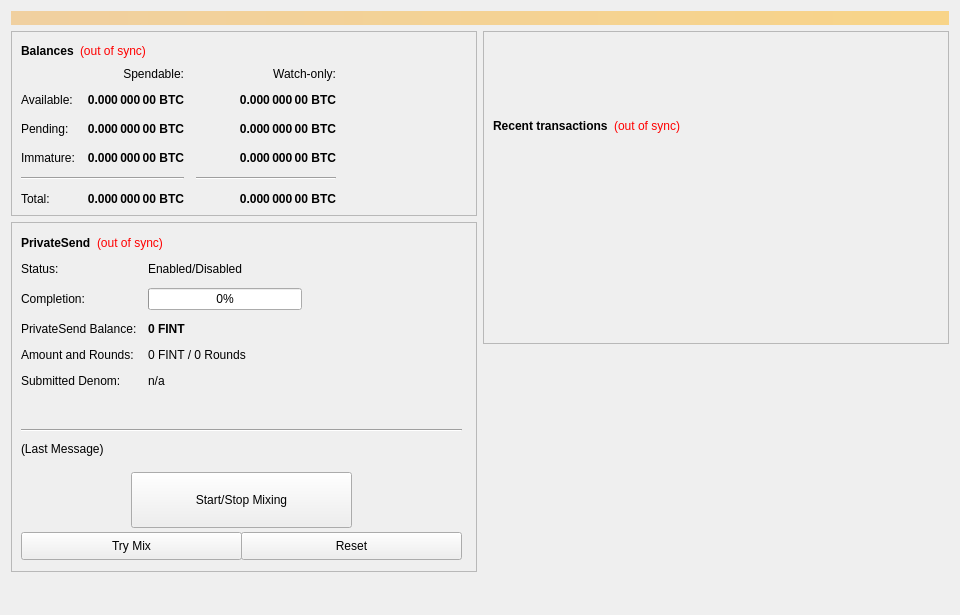
<?xml version="1.0" encoding="UTF-8"?>
<ui version="4.0">
 <class>OverviewPage</class>
 <widget class="QWidget" name="OverviewPage">
  <property name="geometry">
   <rect>
    <x>0</x>
    <y>0</y>
    <width>960</width>
    <height>615</height>
   </rect>
  </property>
  <property name="minimumSize">
   <size>
    <width>960</width>
    <height>0</height>
   </size>
  </property>
  <property name="windowTitle">
   <string>Form</string>
  </property>
  <layout class="QVBoxLayout" name="topLayout">
   <item>
    <widget class="QLabel" name="labelAlerts">
     <property name="visible">
      <bool>false</bool>
     </property>
     <property name="styleSheet">
      <string notr="true">background-color: qlineargradient(x1: 0, y1: 0, x2: 1, y2: 0, stop:0 #F0D0A0, stop:1 #F8D488); color:#000000;</string>
     </property>
     <property name="wordWrap">
      <bool>true</bool>
     </property>
     <property name="margin">
      <number>3</number>
     </property>
    </widget>
   </item>
   <item>
    <layout class="QHBoxLayout" name="horizontalLayout" stretch="1,1">
     <item>
      <layout class="QVBoxLayout" name="verticalLayout_2">
       <item>
        <widget class="QFrame" name="frame">
         <property name="frameShape">
          <enum>QFrame::StyledPanel</enum>
         </property>
         <property name="frameShadow">
          <enum>QFrame::Raised</enum>
         </property>
         <layout class="QVBoxLayout" name="verticalLayout_4">
          <item>
           <layout class="QHBoxLayout" name="horizontalLayout_4">
            <item>
             <widget class="QLabel" name="label_5">
              <property name="font">
               <font>
                <weight>75</weight>
                <bold>true</bold>
               </font>
              </property>
              <property name="text">
               <string>Balances</string>
              </property>
             </widget>
            </item>
            <item>
             <widget class="QLabel" name="labelWalletStatus">
              <property name="cursor">
               <cursorShape>WhatsThisCursor</cursorShape>
              </property>
              <property name="toolTip">
               <string>The displayed information may be out of date. Your wallet automatically synchronizes with the Fint network after a connection is established, but this process has not completed yet.</string>
              </property>
              <property name="styleSheet">
               <string notr="true">QLabel { color: red; }</string>
              </property>
              <property name="text">
               <string notr="true">(out of sync)</string>
              </property>
              <property name="alignment">
               <set>Qt::AlignLeading|Qt::AlignLeft|Qt::AlignVCenter</set>
              </property>
             </widget>
            </item>
            <item>
             <spacer name="horizontalSpacer_3">
              <property name="orientation">
               <enum>Qt::Horizontal</enum>
              </property>
              <property name="sizeHint" stdset="0">
               <size>
                <width>40</width>
                <height>20</height>
               </size>
              </property>
             </spacer>
            </item>
           </layout>
          </item>
          <item>
           <layout class="QGridLayout" name="gridLayout">
            <property name="spacing">
             <number>12</number>
            </property>
            <item row="2" column="2">
             <widget class="QLabel" name="labelWatchPending">
              <property name="font">
               <font>
                <weight>75</weight>
                <bold>true</bold>
               </font>
              </property>
              <property name="cursor">
               <cursorShape>IBeamCursor</cursorShape>
              </property>
              <property name="toolTip">
               <string>Unconfirmed transactions to watch-only addresses</string>
              </property>
              <property name="text">
               <string notr="true">0.000 000 00 BTC</string>
              </property>
              <property name="alignment">
               <set>Qt::AlignRight|Qt::AlignTrailing|Qt::AlignVCenter</set>
              </property>
              <property name="textInteractionFlags">
               <set>Qt::LinksAccessibleByMouse|Qt::TextSelectableByKeyboard|Qt::TextSelectableByMouse</set>
              </property>
             </widget>
            </item>
            <item row="2" column="1">
             <widget class="QLabel" name="labelUnconfirmed">
              <property name="font">
               <font>
                <weight>75</weight>
                <bold>true</bold>
               </font>
              </property>
              <property name="cursor">
               <cursorShape>IBeamCursor</cursorShape>
              </property>
              <property name="toolTip">
               <string>Total of transactions that have yet to be confirmed, and do not yet count toward the spendable balance</string>
              </property>
              <property name="text">
               <string notr="true">0.000 000 00 BTC</string>
              </property>
              <property name="alignment">
               <set>Qt::AlignRight|Qt::AlignTrailing|Qt::AlignVCenter</set>
              </property>
              <property name="textInteractionFlags">
               <set>Qt::LinksAccessibleByMouse|Qt::TextSelectableByKeyboard|Qt::TextSelectableByMouse</set>
              </property>
             </widget>
            </item>
            <item row="3" column="2">
             <widget class="QLabel" name="labelWatchImmature">
              <property name="font">
               <font>
                <weight>75</weight>
                <bold>true</bold>
               </font>
              </property>
              <property name="cursor">
               <cursorShape>IBeamCursor</cursorShape>
              </property>
              <property name="toolTip">
               <string>Staked or masternode rewards in watch-only addresses that has not yet matured</string>
              </property>
              <property name="text">
               <string notr="true">0.000 000 00 BTC</string>
              </property>
              <property name="alignment">
               <set>Qt::AlignRight|Qt::AlignTrailing|Qt::AlignVCenter</set>
              </property>
              <property name="textInteractionFlags">
               <set>Qt::LinksAccessibleByMouse|Qt::TextSelectableByKeyboard|Qt::TextSelectableByMouse</set>
              </property>
             </widget>
            </item>
            <item row="4" column="0" colspan="2">
             <widget class="Line" name="lineSpendableBalance">
              <property name="orientation">
               <enum>Qt::Horizontal</enum>
              </property>
             </widget>
            </item>
            <item row="4" column="2">
             <widget class="Line" name="lineWatchBalance">
              <property name="sizePolicy">
               <sizepolicy hsizetype="Preferred" vsizetype="Fixed">
                <horstretch>0</horstretch>
                <verstretch>0</verstretch>
               </sizepolicy>
              </property>
              <property name="minimumSize">
               <size>
                <width>140</width>
                <height>0</height>
               </size>
              </property>
              <property name="orientation">
               <enum>Qt::Horizontal</enum>
              </property>
             </widget>
            </item>
            <item row="5" column="0">
             <widget class="QLabel" name="labelTotalText">
              <property name="text">
               <string>Total:</string>
              </property>
             </widget>
            </item>
            <item row="3" column="1">
             <widget class="QLabel" name="labelImmature">
              <property name="font">
               <font>
                <weight>75</weight>
                <bold>true</bold>
               </font>
              </property>
              <property name="cursor">
               <cursorShape>IBeamCursor</cursorShape>
              </property>
              <property name="toolTip">
               <string>Staked or masternode rewards that has not yet matured</string>
              </property>
              <property name="text">
               <string notr="true">0.000 000 00 BTC</string>
              </property>
              <property name="alignment">
               <set>Qt::AlignRight|Qt::AlignTrailing|Qt::AlignVCenter</set>
              </property>
              <property name="textInteractionFlags">
               <set>Qt::LinksAccessibleByMouse|Qt::TextSelectableByKeyboard|Qt::TextSelectableByMouse</set>
              </property>
             </widget>
            </item>
            <item row="2" column="3">
             <spacer name="horizontalSpacer_2">
              <property name="orientation">
               <enum>Qt::Horizontal</enum>
              </property>
              <property name="sizeHint" stdset="0">
               <size>
                <width>40</width>
                <height>20</height>
               </size>
              </property>
             </spacer>
            </item>
            <item row="3" column="0">
             <widget class="QLabel" name="labelImmatureText">
              <property name="text">
               <string>Immature:</string>
              </property>
             </widget>
            </item>
            <item row="5" column="1">
             <widget class="QLabel" name="labelTotal">
              <property name="font">
               <font>
                <weight>75</weight>
                <bold>true</bold>
               </font>
              </property>
              <property name="cursor">
               <cursorShape>IBeamCursor</cursorShape>
              </property>
              <property name="toolTip">
               <string>Your current total balance</string>
              </property>
              <property name="text">
               <string notr="true">0.000 000 00 BTC</string>
              </property>
              <property name="alignment">
               <set>Qt::AlignRight|Qt::AlignTrailing|Qt::AlignVCenter</set>
              </property>
              <property name="textInteractionFlags">
               <set>Qt::LinksAccessibleByMouse|Qt::TextSelectableByKeyboard|Qt::TextSelectableByMouse</set>
              </property>
             </widget>
            </item>
            <item row="5" column="2">
             <widget class="QLabel" name="labelWatchTotal">
              <property name="font">
               <font>
                <weight>75</weight>
                <bold>true</bold>
               </font>
              </property>
              <property name="cursor">
               <cursorShape>IBeamCursor</cursorShape>
              </property>
              <property name="toolTip">
               <string>Current total balance in watch-only addresses</string>
              </property>
              <property name="text">
               <string notr="true">0.000 000 00 BTC</string>
              </property>
              <property name="alignment">
               <set>Qt::AlignRight|Qt::AlignTrailing|Qt::AlignVCenter</set>
              </property>
              <property name="textInteractionFlags">
               <set>Qt::LinksAccessibleByMouse|Qt::TextSelectableByKeyboard|Qt::TextSelectableByMouse</set>
              </property>
             </widget>
            </item>
            <item row="0" column="2">
             <widget class="QLabel" name="labelWatchonly">
              <property name="text">
               <string>Watch-only:</string>
              </property>
              <property name="alignment">
               <set>Qt::AlignRight|Qt::AlignTrailing|Qt::AlignVCenter</set>
              </property>
             </widget>
            </item>
            <item row="1" column="0">
             <widget class="QLabel" name="labelBalanceText">
              <property name="text">
               <string>Available:</string>
              </property>
             </widget>
            </item>
            <item row="1" column="1">
             <widget class="QLabel" name="labelBalance">
              <property name="font">
               <font>
                <weight>75</weight>
                <bold>true</bold>
               </font>
              </property>
              <property name="cursor">
               <cursorShape>IBeamCursor</cursorShape>
              </property>
              <property name="toolTip">
               <string>Your current spendable balance</string>
              </property>
              <property name="text">
               <string notr="true">0.000 000 00 BTC</string>
              </property>
              <property name="alignment">
               <set>Qt::AlignRight|Qt::AlignTrailing|Qt::AlignVCenter</set>
              </property>
              <property name="textInteractionFlags">
               <set>Qt::LinksAccessibleByMouse|Qt::TextSelectableByKeyboard|Qt::TextSelectableByMouse</set>
              </property>
             </widget>
            </item>
            <item row="1" column="2">
             <widget class="QLabel" name="labelWatchAvailable">
              <property name="font">
               <font>
                <weight>75</weight>
                <bold>true</bold>
               </font>
              </property>
              <property name="cursor">
               <cursorShape>IBeamCursor</cursorShape>
              </property>
              <property name="toolTip">
               <string>Your current balance in watch-only addresses</string>
              </property>
              <property name="text">
               <string notr="true">0.000 000 00 BTC</string>
              </property>
              <property name="alignment">
               <set>Qt::AlignRight|Qt::AlignTrailing|Qt::AlignVCenter</set>
              </property>
              <property name="textInteractionFlags">
               <set>Qt::LinksAccessibleByMouse|Qt::TextSelectableByKeyboard|Qt::TextSelectableByMouse</set>
              </property>
             </widget>
            </item>
            <item row="2" column="0">
             <widget class="QLabel" name="labelPendingText">
              <property name="text">
               <string>Pending:</string>
              </property>
             </widget>
            </item>
            <item row="0" column="1">
             <widget class="QLabel" name="labelSpendable">
              <property name="text">
               <string>Spendable:</string>
              </property>
              <property name="alignment">
               <set>Qt::AlignRight|Qt::AlignTrailing|Qt::AlignVCenter</set>
              </property>
             </widget>
            </item>
           </layout>
          </item>
         </layout>
        </widget>
       </item>
       <item>
        <widget class="QFrame" name="framePrivateSend">
         <property name="minimumSize">
          <size>
           <width>0</width>
           <height>350</height>
          </size>
         </property>
         <property name="layoutDirection">
          <enum>Qt::LeftToRight</enum>
         </property>
         <property name="frameShape">
          <enum>QFrame::StyledPanel</enum>
         </property>
         <property name="frameShadow">
          <enum>QFrame::Raised</enum>
         </property>
         <widget class="QWidget" name="formLayoutWidget">
          <property name="geometry">
           <rect>
            <x>10</x>
            <y>40</y>
            <width>451</width>
            <height>161</height>
           </rect>
          </property>
          <layout class="QFormLayout" name="formLayout">
           <property name="fieldGrowthPolicy">
            <enum>QFormLayout::AllNonFixedFieldsGrow</enum>
           </property>
           <property name="horizontalSpacing">
            <number>11</number>
           </property>
           <property name="verticalSpacing">
            <number>12</number>
           </property>
           <item row="0" column="0">
            <widget class="QLabel" name="label_6">
             <property name="text">
              <string>Status:</string>
             </property>
            </widget>
           </item>
           <item row="1" column="0">
            <widget class="QLabel" name="label_7">
             <property name="text">
              <string>Completion:</string>
             </property>
            </widget>
           </item>
           <item row="1" column="1">
            <widget class="QProgressBar" name="privatesendProgress">
             <property name="maximumSize">
              <size>
               <width>154</width>
               <height>16777215</height>
              </size>
             </property>
             <property name="value">
              <number>0</number>
             </property>
            </widget>
           </item>
           <item row="2" column="0">
            <widget class="QLabel" name="labelAnonymizedText">
             <property name="text">
              <string>PrivateSend Balance:</string>
             </property>
            </widget>
           </item>
           <item row="2" column="1">
            <widget class="QLabel" name="labelAnonymized">
             <property name="font">
              <font>
               <weight>75</weight>
               <bold>true</bold>
              </font>
             </property>
             <property name="text">
              <string notr="true">0 FINT</string>
             </property>
            </widget>
           </item>
           <item row="3" column="0">
            <widget class="QLabel" name="label_8">
             <property name="text">
              <string>Amount and Rounds:</string>
             </property>
            </widget>
           </item>
           <item row="3" column="1">
            <widget class="QLabel" name="labelAmountRounds">
             <property name="text">
              <string>0 FINT / 0 Rounds</string>
             </property>
            </widget>
           </item>
           <item row="4" column="0">
            <widget class="QLabel" name="label_9">
             <property name="text">
              <string>Submitted Denom:</string>
             </property>
            </widget>
           </item>
           <item row="4" column="1">
            <widget class="QLabel" name="labelSubmittedDenom">
             <property name="toolTip">
              <string>The denominations you submitted to the Masternode.&lt;br&gt;To mix, other users must submit the exact same denominations.</string>
             </property>
             <property name="text">
              <string>n/a</string>
             </property>
            </widget>
           </item>
           <item row="0" column="1">
            <widget class="QLabel" name="privatesendEnabled">
             <property name="text">
              <string>Enabled/Disabled</string>
             </property>
            </widget>
           </item>
          </layout>
         </widget>
         <widget class="QPushButton" name="runAutoDenom">
          <property name="geometry">
           <rect>
            <x>251</x>
            <y>17</y>
            <width>1</width>
            <height>1</height>
           </rect>
          </property>
          <property name="palette">
           <palette>
            <active>
             <colorrole role="WindowText">
              <brush brushstyle="SolidPattern">
               <color alpha="255">
                <red>0</red>
                <green>0</green>
                <blue>0</blue>
               </color>
              </brush>
             </colorrole>
             <colorrole role="Button">
              <brush brushstyle="SolidPattern">
               <color alpha="255">
                <red>239</red>
                <green>238</green>
                <blue>238</blue>
               </color>
              </brush>
             </colorrole>
             <colorrole role="Light">
              <brush brushstyle="SolidPattern">
               <color alpha="255">
                <red>255</red>
                <green>255</green>
                <blue>255</blue>
               </color>
              </brush>
             </colorrole>
             <colorrole role="Midlight">
              <brush brushstyle="SolidPattern">
               <color alpha="255">
                <red>247</red>
                <green>246</green>
                <blue>246</blue>
               </color>
              </brush>
             </colorrole>
             <colorrole role="Dark">
              <brush brushstyle="SolidPattern">
               <color alpha="255">
                <red>119</red>
                <green>119</green>
                <blue>119</blue>
               </color>
              </brush>
             </colorrole>
             <colorrole role="Mid">
              <brush brushstyle="SolidPattern">
               <color alpha="255">
                <red>159</red>
                <green>159</green>
                <blue>159</blue>
               </color>
              </brush>
             </colorrole>
             <colorrole role="Text">
              <brush brushstyle="SolidPattern">
               <color alpha="255">
                <red>0</red>
                <green>0</green>
                <blue>0</blue>
               </color>
              </brush>
             </colorrole>
             <colorrole role="BrightText">
              <brush brushstyle="SolidPattern">
               <color alpha="255">
                <red>255</red>
                <green>255</green>
                <blue>255</blue>
               </color>
              </brush>
             </colorrole>
             <colorrole role="ButtonText">
              <brush brushstyle="SolidPattern">
               <color alpha="255">
                <red>0</red>
                <green>0</green>
                <blue>0</blue>
               </color>
              </brush>
             </colorrole>
             <colorrole role="Base">
              <brush brushstyle="SolidPattern">
               <color alpha="255">
                <red>255</red>
                <green>255</green>
                <blue>255</blue>
               </color>
              </brush>
             </colorrole>
             <colorrole role="Window">
              <brush brushstyle="SolidPattern">
               <color alpha="255">
                <red>239</red>
                <green>238</green>
                <blue>238</blue>
               </color>
              </brush>
             </colorrole>
             <colorrole role="Shadow">
              <brush brushstyle="SolidPattern">
               <color alpha="255">
                <red>0</red>
                <green>0</green>
                <blue>0</blue>
               </color>
              </brush>
             </colorrole>
             <colorrole role="AlternateBase">
              <brush brushstyle="SolidPattern">
               <color alpha="255">
                <red>247</red>
                <green>246</green>
                <blue>246</blue>
               </color>
              </brush>
             </colorrole>
             <colorrole role="ToolTipBase">
              <brush brushstyle="SolidPattern">
               <color alpha="255">
                <red>255</red>
                <green>255</green>
                <blue>220</blue>
               </color>
              </brush>
             </colorrole>
             <colorrole role="ToolTipText">
              <brush brushstyle="SolidPattern">
               <color alpha="255">
                <red>0</red>
                <green>0</green>
                <blue>0</blue>
               </color>
              </brush>
             </colorrole>
            </active>
            <inactive>
             <colorrole role="WindowText">
              <brush brushstyle="SolidPattern">
               <color alpha="255">
                <red>0</red>
                <green>0</green>
                <blue>0</blue>
               </color>
              </brush>
             </colorrole>
             <colorrole role="Button">
              <brush brushstyle="SolidPattern">
               <color alpha="255">
                <red>239</red>
                <green>238</green>
                <blue>238</blue>
               </color>
              </brush>
             </colorrole>
             <colorrole role="Light">
              <brush brushstyle="SolidPattern">
               <color alpha="255">
                <red>255</red>
                <green>255</green>
                <blue>255</blue>
               </color>
              </brush>
             </colorrole>
             <colorrole role="Midlight">
              <brush brushstyle="SolidPattern">
               <color alpha="255">
                <red>247</red>
                <green>246</green>
                <blue>246</blue>
               </color>
              </brush>
             </colorrole>
             <colorrole role="Dark">
              <brush brushstyle="SolidPattern">
               <color alpha="255">
                <red>119</red>
                <green>119</green>
                <blue>119</blue>
               </color>
              </brush>
             </colorrole>
             <colorrole role="Mid">
              <brush brushstyle="SolidPattern">
               <color alpha="255">
                <red>159</red>
                <green>159</green>
                <blue>159</blue>
               </color>
              </brush>
             </colorrole>
             <colorrole role="Text">
              <brush brushstyle="SolidPattern">
               <color alpha="255">
                <red>0</red>
                <green>0</green>
                <blue>0</blue>
               </color>
              </brush>
             </colorrole>
             <colorrole role="BrightText">
              <brush brushstyle="SolidPattern">
               <color alpha="255">
                <red>255</red>
                <green>255</green>
                <blue>255</blue>
               </color>
              </brush>
             </colorrole>
             <colorrole role="ButtonText">
              <brush brushstyle="SolidPattern">
               <color alpha="255">
                <red>0</red>
                <green>0</green>
                <blue>0</blue>
               </color>
              </brush>
             </colorrole>
             <colorrole role="Base">
              <brush brushstyle="SolidPattern">
               <color alpha="255">
                <red>255</red>
                <green>255</green>
                <blue>255</blue>
               </color>
              </brush>
             </colorrole>
             <colorrole role="Window">
              <brush brushstyle="SolidPattern">
               <color alpha="255">
                <red>239</red>
                <green>238</green>
                <blue>238</blue>
               </color>
              </brush>
             </colorrole>
             <colorrole role="Shadow">
              <brush brushstyle="SolidPattern">
               <color alpha="255">
                <red>0</red>
                <green>0</green>
                <blue>0</blue>
               </color>
              </brush>
             </colorrole>
             <colorrole role="AlternateBase">
              <brush brushstyle="SolidPattern">
               <color alpha="255">
                <red>247</red>
                <green>246</green>
                <blue>246</blue>
               </color>
              </brush>
             </colorrole>
             <colorrole role="ToolTipBase">
              <brush brushstyle="SolidPattern">
               <color alpha="255">
                <red>255</red>
                <green>255</green>
                <blue>220</blue>
               </color>
              </brush>
             </colorrole>
             <colorrole role="ToolTipText">
              <brush brushstyle="SolidPattern">
               <color alpha="255">
                <red>0</red>
                <green>0</green>
                <blue>0</blue>
               </color>
              </brush>
             </colorrole>
            </inactive>
            <disabled>
             <colorrole role="WindowText">
              <brush brushstyle="SolidPattern">
               <color alpha="255">
                <red>119</red>
                <green>119</green>
                <blue>119</blue>
               </color>
              </brush>
             </colorrole>
             <colorrole role="Button">
              <brush brushstyle="SolidPattern">
               <color alpha="255">
                <red>239</red>
                <green>238</green>
                <blue>238</blue>
               </color>
              </brush>
             </colorrole>
             <colorrole role="Light">
              <brush brushstyle="SolidPattern">
               <color alpha="255">
                <red>255</red>
                <green>255</green>
                <blue>255</blue>
               </color>
              </brush>
             </colorrole>
             <colorrole role="Midlight">
              <brush brushstyle="SolidPattern">
               <color alpha="255">
                <red>247</red>
                <green>246</green>
                <blue>246</blue>
               </color>
              </brush>
             </colorrole>
             <colorrole role="Dark">
              <brush brushstyle="SolidPattern">
               <color alpha="255">
                <red>119</red>
                <green>119</green>
                <blue>119</blue>
               </color>
              </brush>
             </colorrole>
             <colorrole role="Mid">
              <brush brushstyle="SolidPattern">
               <color alpha="255">
                <red>159</red>
                <green>159</green>
                <blue>159</blue>
               </color>
              </brush>
             </colorrole>
             <colorrole role="Text">
              <brush brushstyle="SolidPattern">
               <color alpha="255">
                <red>119</red>
                <green>119</green>
                <blue>119</blue>
               </color>
              </brush>
             </colorrole>
             <colorrole role="BrightText">
              <brush brushstyle="SolidPattern">
               <color alpha="255">
                <red>255</red>
                <green>255</green>
                <blue>255</blue>
               </color>
              </brush>
             </colorrole>
             <colorrole role="ButtonText">
              <brush brushstyle="SolidPattern">
               <color alpha="255">
                <red>119</red>
                <green>119</green>
                <blue>119</blue>
               </color>
              </brush>
             </colorrole>
             <colorrole role="Base">
              <brush brushstyle="SolidPattern">
               <color alpha="255">
                <red>239</red>
                <green>238</green>
                <blue>238</blue>
               </color>
              </brush>
             </colorrole>
             <colorrole role="Window">
              <brush brushstyle="SolidPattern">
               <color alpha="255">
                <red>239</red>
                <green>238</green>
                <blue>238</blue>
               </color>
              </brush>
             </colorrole>
             <colorrole role="Shadow">
              <brush brushstyle="SolidPattern">
               <color alpha="255">
                <red>0</red>
                <green>0</green>
                <blue>0</blue>
               </color>
              </brush>
             </colorrole>
             <colorrole role="AlternateBase">
              <brush brushstyle="SolidPattern">
               <color alpha="255">
                <red>239</red>
                <green>238</green>
                <blue>238</blue>
               </color>
              </brush>
             </colorrole>
             <colorrole role="ToolTipBase">
              <brush brushstyle="SolidPattern">
               <color alpha="255">
                <red>255</red>
                <green>255</green>
                <blue>220</blue>
               </color>
              </brush>
             </colorrole>
             <colorrole role="ToolTipText">
              <brush brushstyle="SolidPattern">
               <color alpha="255">
                <red>0</red>
                <green>0</green>
                <blue>0</blue>
               </color>
              </brush>
             </colorrole>
            </disabled>
           </palette>
          </property>
          <property name="focusPolicy">
           <enum>Qt::NoFocus</enum>
          </property>
          <property name="autoFillBackground">
           <bool>true</bool>
          </property>
          <property name="text">
           <string/>
          </property>
          <property name="flat">
           <bool>true</bool>
          </property>
         </widget>
         <widget class="QPushButton" name="togglePrivateSend">
          <property name="geometry">
           <rect>
            <x>120</x>
            <y>250</y>
            <width>221</width>
            <height>56</height>
           </rect>
          </property>
          <property name="sizePolicy">
           <sizepolicy hsizetype="MinimumExpanding" vsizetype="Fixed">
            <horstretch>0</horstretch>
            <verstretch>0</verstretch>
           </sizepolicy>
          </property>
          <property name="text">
           <string>Start/Stop Mixing</string>
          </property>
         </widget>
         <widget class="Line" name="lineLastMessage">
          <property name="geometry">
           <rect>
            <x>10</x>
            <y>200</y>
            <width>441</width>
            <height>16</height>
           </rect>
          </property>
          <property name="orientation">
           <enum>Qt::Horizontal</enum>
          </property>
         </widget>
         <widget class="QLabel" name="privatesendStatus">
          <property name="geometry">
           <rect>
            <x>10</x>
            <y>220</y>
            <width>451</width>
            <height>61</height>
           </rect>
          </property>
          <property name="minimumSize">
           <size>
            <width>288</width>
            <height>43</height>
           </size>
          </property>
          <property name="text">
           <string>(Last Message)</string>
          </property>
          <property name="alignment">
           <set>Qt::AlignLeading|Qt::AlignLeft|Qt::AlignTop</set>
          </property>
          <property name="wordWrap">
           <bool>true</bool>
          </property>
         </widget>
         <widget class="QPushButton" name="privatesendAuto">
          <property name="geometry">
           <rect>
            <x>10</x>
            <y>310</y>
            <width>221</width>
            <height>28</height>
           </rect>
          </property>
          <property name="sizePolicy">
           <sizepolicy hsizetype="MinimumExpanding" vsizetype="Fixed">
            <horstretch>0</horstretch>
            <verstretch>0</verstretch>
           </sizepolicy>
          </property>
          <property name="toolTip">
           <string>Try to manually submit a PrivateSend request.</string>
          </property>
          <property name="text">
           <string>Try Mix</string>
          </property>
         </widget>
         <widget class="QPushButton" name="privatesendReset">
          <property name="geometry">
           <rect>
            <x>230</x>
            <y>310</y>
            <width>221</width>
            <height>28</height>
           </rect>
          </property>
          <property name="sizePolicy">
           <sizepolicy hsizetype="MinimumExpanding" vsizetype="Fixed">
            <horstretch>0</horstretch>
            <verstretch>0</verstretch>
           </sizepolicy>
          </property>
          <property name="toolTip">
           <string>Reset the current status of PrivateSend (can interrupt PrivateSend if it's in the process of Mixing, which can cost you money!)</string>
          </property>
          <property name="autoFillBackground">
           <bool>false</bool>
          </property>
          <property name="text">
           <string>Reset</string>
          </property>
         </widget>
         <widget class="QWidget" name="layoutWidget">
          <property name="geometry">
           <rect>
            <x>10</x>
            <y>10</y>
            <width>431</width>
            <height>22</height>
           </rect>
          </property>
          <layout class="QHBoxLayout" name="horizontalLayout_5">
           <item>
            <widget class="QLabel" name="label_2">
             <property name="font">
              <font>
               <weight>75</weight>
               <bold>true</bold>
              </font>
             </property>
             <property name="text">
              <string>PrivateSend</string>
             </property>
            </widget>
           </item>
           <item>
            <widget class="QLabel" name="labelPrivateSendSyncStatus">
             <property name="toolTip">
              <string>The displayed information may be out of date. Your wallet automatically synchronizes with the Fint network after a connection is established, but this process has not completed yet.</string>
             </property>
             <property name="styleSheet">
              <string notr="true">QLabel { color: red; }</string>
             </property>
             <property name="text">
              <string notr="true">(out of sync)</string>
             </property>
             <property name="alignment">
              <set>Qt::AlignLeading|Qt::AlignLeft|Qt::AlignVCenter</set>
             </property>
            </widget>
           </item>
           <item>
            <spacer name="horizontalSpacer_4">
             <property name="orientation">
              <enum>Qt::Horizontal</enum>
             </property>
             <property name="sizeHint" stdset="0">
              <size>
               <width>40</width>
               <height>20</height>
              </size>
             </property>
            </spacer>
           </item>
          </layout>
         </widget>
        </widget>
       </item>
       <item>
        <spacer name="verticalSpacer">
         <property name="orientation">
          <enum>Qt::Vertical</enum>
         </property>
         <property name="sizeHint" stdset="0">
          <size>
           <width>20</width>
           <height>40</height>
          </size>
         </property>
        </spacer>
       </item>
      </layout>
     </item>
     <item>
      <layout class="QVBoxLayout" name="verticalLayout_3">
       <item>
        <widget class="QFrame" name="frame_2">
         <property name="frameShape">
          <enum>QFrame::StyledPanel</enum>
         </property>
         <property name="frameShadow">
          <enum>QFrame::Raised</enum>
         </property>
         <layout class="QVBoxLayout" name="verticalLayout">
          <item>
           <spacer name="verticalSpacer_3">
            <property name="orientation">
             <enum>Qt::Vertical</enum>
            </property>
            <property name="sizeType">
             <enum>QSizePolicy::Fixed</enum>
            </property>
            <property name="sizeHint" stdset="0">
             <size>
              <width>20</width>
              <height>75</height>
             </size>
            </property>
           </spacer>
          </item>
          <item>
           <layout class="QHBoxLayout" name="horizontalLayout_2">
            <item>
             <widget class="QLabel" name="label_4">
              <property name="font">
               <font>
                <weight>75</weight>
                <bold>true</bold>
               </font>
              </property>
              <property name="text">
               <string>Recent transactions</string>
              </property>
             </widget>
            </item>
            <item>
             <widget class="QLabel" name="labelTransactionsStatus">
              <property name="cursor">
               <cursorShape>WhatsThisCursor</cursorShape>
              </property>
              <property name="toolTip">
               <string>The displayed information may be out of date. Your wallet automatically synchronizes with the Fint network after a connection is established, but this process has not completed yet.</string>
              </property>
              <property name="styleSheet">
               <string notr="true">QLabel { color: red; }</string>
              </property>
              <property name="text">
               <string notr="true">(out of sync)</string>
              </property>
              <property name="alignment">
               <set>Qt::AlignRight|Qt::AlignTrailing|Qt::AlignVCenter</set>
              </property>
             </widget>
            </item>
            <item>
             <spacer name="horizontalSpacer">
              <property name="orientation">
               <enum>Qt::Horizontal</enum>
              </property>
              <property name="sizeHint" stdset="0">
               <size>
                <width>40</width>
                <height>20</height>
               </size>
              </property>
             </spacer>
            </item>
           </layout>
          </item>
          <item>
           <widget class="QListView" name="listTransactions">
            <property name="styleSheet">
             <string notr="true">QListView { background: transparent; }</string>
            </property>
            <property name="frameShape">
             <enum>QFrame::NoFrame</enum>
            </property>
            <property name="verticalScrollBarPolicy">
             <enum>Qt::ScrollBarAlwaysOff</enum>
            </property>
            <property name="horizontalScrollBarPolicy">
             <enum>Qt::ScrollBarAlwaysOff</enum>
            </property>
            <property name="selectionMode">
             <enum>QAbstractItemView::NoSelection</enum>
            </property>
           </widget>
          </item>
         </layout>
        </widget>
       </item>
       <item>
        <spacer name="verticalSpacer_2">
         <property name="orientation">
          <enum>Qt::Vertical</enum>
         </property>
         <property name="sizeType">
          <enum>QSizePolicy::Expanding</enum>
         </property>
         <property name="sizeHint" stdset="0">
          <size>
           <width>20</width>
           <height>40</height>
          </size>
         </property>
        </spacer>
       </item>
      </layout>
     </item>
    </layout>
   </item>
  </layout>
 </widget>
 <resources/>
 <connections/>
</ui>
